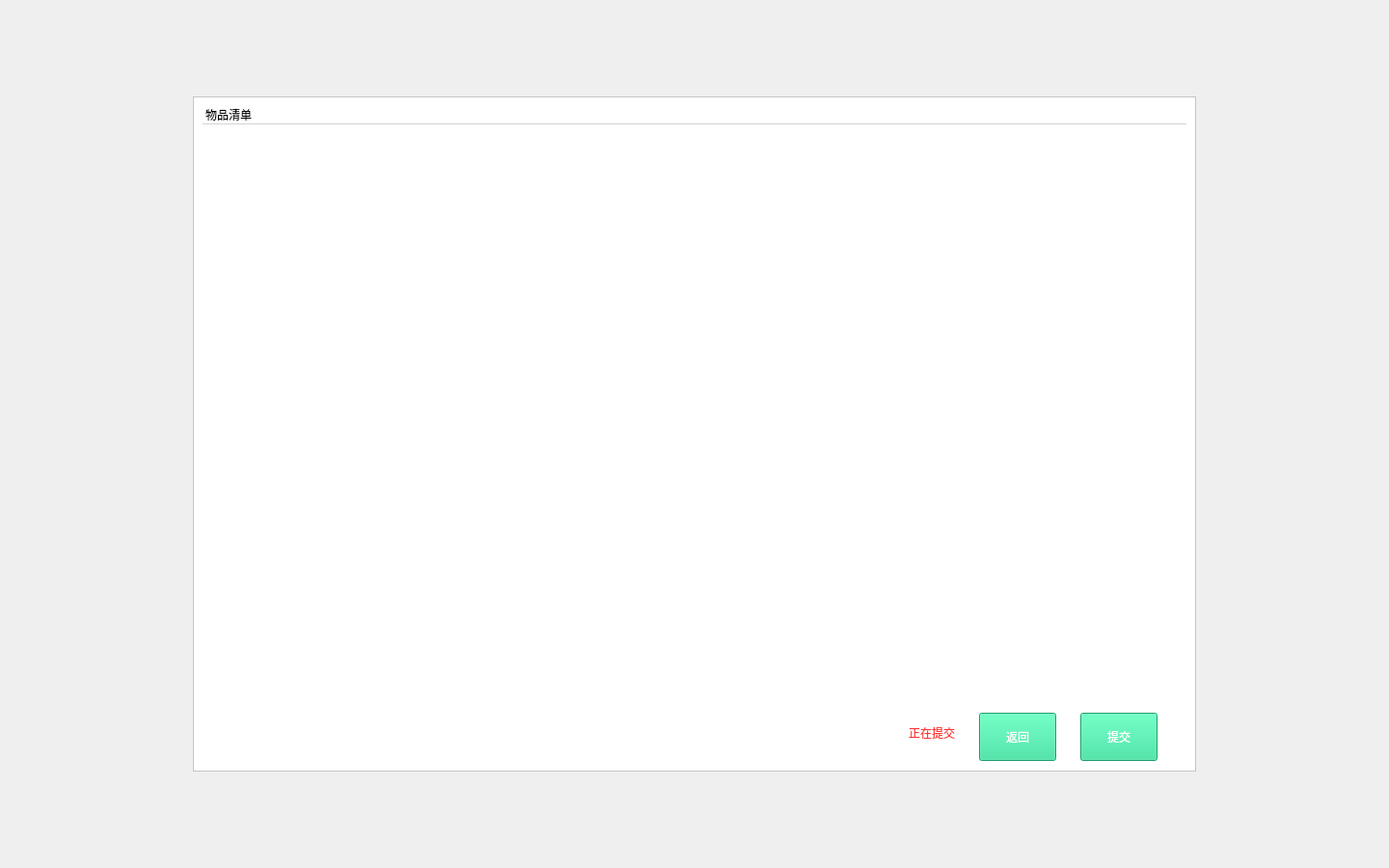
<?xml version="1.0" encoding="UTF-8"?>
<ui version="4.0">
 <class>CabinetCheck</class>
 <widget class="QWidget" name="CabinetCheck">
  <property name="geometry">
   <rect>
    <x>0</x>
    <y>0</y>
    <width>1440</width>
    <height>900</height>
   </rect>
  </property>
  <property name="windowTitle">
   <string>Form</string>
  </property>
  <layout class="QVBoxLayout" name="verticalLayout" stretch="10">
   <property name="spacing">
    <number>0</number>
   </property>
   <property name="leftMargin">
    <number>200</number>
   </property>
   <property name="topMargin">
    <number>100</number>
   </property>
   <property name="rightMargin">
    <number>200</number>
   </property>
   <property name="bottomMargin">
    <number>100</number>
   </property>
   <item>
    <widget class="QFrame" name="frame">
     <property name="styleSheet">
      <string notr="true">background-color: rgb(255, 255, 255);</string>
     </property>
     <property name="frameShape">
      <enum>QFrame::StyledPanel</enum>
     </property>
     <property name="frameShadow">
      <enum>QFrame::Raised</enum>
     </property>
     <layout class="QVBoxLayout" name="verticalLayout_2" stretch="1,10,1">
      <item>
       <layout class="QHBoxLayout" name="horizontalLayout_2" stretch="8">
        <property name="spacing">
         <number>0</number>
        </property>
        <item>
         <widget class="QLabel" name="label">
          <property name="sizePolicy">
           <sizepolicy hsizetype="Preferred" vsizetype="Fixed">
            <horstretch>0</horstretch>
            <verstretch>0</verstretch>
           </sizepolicy>
          </property>
          <property name="styleSheet">
           <string notr="true">font: 18px &quot;微软雅黑&quot;;
border:1px solid rgb(212,211,211);
border-left-width:0px;
border-right-width:0px;
border-top-width:0px;</string>
          </property>
          <property name="frameShape">
           <enum>QFrame::StyledPanel</enum>
          </property>
          <property name="text">
           <string>物品清单</string>
          </property>
         </widget>
        </item>
       </layout>
      </item>
      <item>
       <widget class="QTableWidget" name="checktable">
        <property name="frameShape">
         <enum>QFrame::NoFrame</enum>
        </property>
        <attribute name="horizontalHeaderVisible">
         <bool>false</bool>
        </attribute>
        <attribute name="horizontalHeaderStretchLastSection">
         <bool>true</bool>
        </attribute>
        <attribute name="verticalHeaderVisible">
         <bool>false</bool>
        </attribute>
        <attribute name="verticalHeaderDefaultSectionSize">
         <number>50</number>
        </attribute>
       </widget>
      </item>
      <item>
       <widget class="QFrame" name="horizontalFrame">
        <property name="minimumSize">
         <size>
          <width>0</width>
          <height>60</height>
         </size>
        </property>
        <property name="styleSheet">
         <string notr="true"/>
        </property>
        <layout class="QHBoxLayout" name="horizontalLayout" stretch="2,0,1">
         <property name="spacing">
          <number>25</number>
         </property>
         <property name="rightMargin">
          <number>30</number>
         </property>
         <item>
          <widget class="QLabel" name="msg">
           <property name="styleSheet">
            <string notr="true">font: 15px &quot;微软雅黑&quot;;
color: rgb(255, 53, 53);</string>
           </property>
           <property name="text">
            <string>正在提交</string>
           </property>
           <property name="alignment">
            <set>Qt::AlignRight|Qt::AlignTrailing|Qt::AlignVCenter</set>
           </property>
          </widget>
         </item>
         <item>
          <widget class="QPushButton" name="pushButton">
           <property name="minimumSize">
            <size>
             <width>0</width>
             <height>50</height>
            </size>
           </property>
           <property name="focusPolicy">
            <enum>Qt::NoFocus</enum>
           </property>
           <property name="styleSheet">
            <string notr="true">font: 18px &quot;微软雅黑&quot;;
background-color: rgb(36, 221, 149);
color: rgb(255, 255, 255);</string>
           </property>
           <property name="text">
            <string>返回</string>
           </property>
          </widget>
         </item>
         <item>
          <widget class="QPushButton" name="ok">
           <property name="sizePolicy">
            <sizepolicy hsizetype="Fixed" vsizetype="Fixed">
             <horstretch>0</horstretch>
             <verstretch>0</verstretch>
            </sizepolicy>
           </property>
           <property name="minimumSize">
            <size>
             <width>0</width>
             <height>50</height>
            </size>
           </property>
           <property name="focusPolicy">
            <enum>Qt::NoFocus</enum>
           </property>
           <property name="styleSheet">
            <string notr="true">font: 18px &quot;微软雅黑&quot;;
background-color: rgb(36, 221, 149);
color: rgb(255, 255, 255);</string>
           </property>
           <property name="text">
            <string>提交</string>
           </property>
          </widget>
         </item>
        </layout>
       </widget>
      </item>
     </layout>
    </widget>
   </item>
  </layout>
 </widget>
 <resources/>
 <connections/>
</ui>
